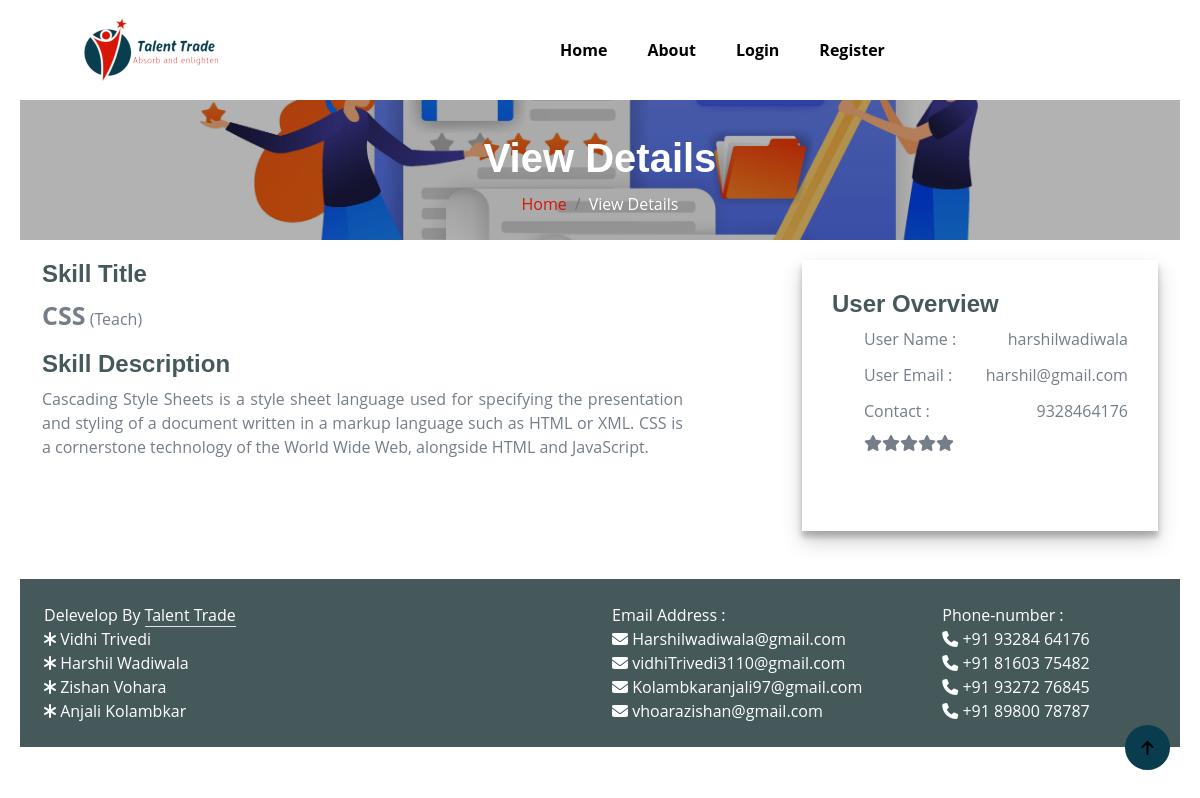
The app's page /view_details.php?skill_id=18&&user_id=6 with its own data.
### tables this page shows
CREATE TABLE `tbl_skill_master` (
  `skill_id` int(11) NOT NULL,
  `skill_title` varchar(255) NOT NULL,
  `skill_type` varchar(20) NOT NULL,
  `skill_image` varchar(500) NOT NULL,
  `skill_desc` text DEFAULT NULL,
  `user_id` int(11) NOT NULL,
  `status` int(11) DEFAULT 0,
  `created_date` timestamp NOT NULL DEFAULT current_timestamp() ON UPDATE current_timestamp()
);

CREATE TABLE `tbl_user_registration` (
  `id` int(11) NOT NULL,
  `unique_id` int(11) NOT NULL,
  `username` varchar(255) NOT NULL,
  `useremail` varchar(255) NOT NULL,
  `password` varchar(255) NOT NULL,
  `conffirm_password` varchar(255) NOT NULL,
  `contact` varchar(20) DEFAULT NULL,
  `status` int(11) NOT NULL,
  `login_status` varchar(255) NOT NULL,
  `gender` varchar(10) DEFAULT NULL,
  `profile` varchar(500) NOT NULL,
  `created_date` timestamp NOT NULL DEFAULT current_timestamp()
);

### view_details.php (the view, shortened to what this page needs)
<!DOCTYPE html>
<html lang="en">
<head>
    <link rel="stylesheet" href="https://cdnjs.cloudflare.com/ajax/libs/font-awesome/6.5.1/css/all.min.css" />
    <link href="css/bootstrap.min.css" rel="stylesheet">
    <link href="css/style.css" rel="stylesheet">
</head>
<body>
    <?php
    include('header.php');
    include('connection.php');
    $skill_id = $_GET['skill_id'];
    $user_id = $_GET['user_id'];
    $query = "SELECT * FROM tbl_skill_master WHERE user_id = $user_id AND skill_id = $skill_id";
    $result = mysqli_query($conn, $query);
    $query1 = "SELECT * from tbl_user_registration where id = '$user_id' and status = 0";
    $result1 = mysqli_query($conn, $query1);
    function calculateAverageRating($conn, $user_id, $skill_id)
    {
        $query = "SELECT AVG(rating) AS average_rating FROM tbl_review WHERE user_id = '$user_id' AND skill_id = '$skill_id'";
        $result = mysqli_query($conn, $query);
        $row = mysqli_fetch_assoc($result);
        return $row['average_rating'];
    }
    function printStarRating($averageRating)
    {
        $roundedRating = round($averageRating * 2) / 2;
        $totalStars = 5;
        $filledStars = floor($roundedRating);
        $halfStars = ceil($roundedRating - $filledStars);
        $emptyStars = $totalStars - $filledStars - $halfStars;
        for ($i = 0; $i < $emptyStars; $i++) {
            echo '<span class="fa fa-star"></span>';
        }
    }
    $averageRating = calculateAverageRating($conn, $user_id, $skill_id);
    ?>
    <div class="container-fluid page-header py-5" style="background: linear-gradient(rgba(0, 0, 0, 0.3), rgba(0, 0, 0, 0.3)), url(img/reg.jpg);position: relative;background-position: center center;background-repeat: no-repeat;background-size: cover;">
        <h1 class="text-center text-white display-6">View Details</h1>
        <ol class="breadcrumb justify-content-center mb-0">
            <li class="breadcrumb-item"><a href="index.php">Home</a></li>
            <li class="breadcrumb-item active text-white">View Details</li>
        </ol>
    </div>
    <div class="job-post-company pt-120 pb-120" style="margin-top:20px;">
        <div class="container">
            <div class="row justify-content-between">
                <?php
                if ($result) {
                    $row = mysqli_fetch_assoc($result);
                ?>
                    <div class="col-xl-7 col-lg-8">
                        <div class="job-post-details">
                            <div class="post-details1 mb-50">
                                <div class="small-section-tittle">
                                    <h4>Skill Title</h4>
                                </div>
                                <p><b style="font-size:25px;"><?php echo $row['skill_title']; ?></b> (<?php echo $row['skill_type']; ?>)</p>
                            </div>
                            <div class="post-details1 mb-50">
                                <div class="small-section-tittle">
                                    <h4>Skill Description</h4>
                                </div>
                                <p style="text-align:justify"><?php echo $row['skill_desc']; ?></p>
                            </div>
                        </div>
                    </div>
                <?php
                } else {
                    echo "Error: " . mysqli_error($conn);
                }
                ?>
                <div class="col-xl-4 col-lg-4">
                    <div class="post-details3 mb-50">
                        <div class="small-section-tittle">
                            <h4>User Overview</h4>
                        </div>
                        <?php
                        if ($result1) {
                            $row1 = mysqli_fetch_assoc($result1);
                        ?>
                            <ul>
                                <li>User Name : <span><?php echo $row1['username']; ?></span></li>
                                <li>User Email : <span><?php echo $row1['useremail']; ?></span></li>
                                <li>Contact : <span><?php echo $row1['contact']; ?></span></li>
                                <li style="justify-content:start;">
                                    <?php
                                    printStarRating($averageRating);
                                    ?>
                                </li>
                            </ul>
                        <?php } ?>
                    </div>
                </div>
            </div>
        </div>
    </div>
    <br>
    <br>
    <a href="#" class="btn btn-primary border-3  rounded-circle back-to-top"><i class="fa fa-arrow-up"></i></a>
    <?php include('footer.php'); ?>
</body>
</html>

### css/style.css (style rules this page uses)
.back-to-top { position: fixed; right: 30px; bottom: 30px; display: flex; width: 45px; height: 45px; align-items: center; justify-content: center; transition: 0.5s; z-index: 99; }
.btn { font-weight: 600; transition: .5s; }
.page-header { position: relative; background-position: center center; background-repeat: no-repeat; background-size: cover; }
@media (min-width: 992px) { .hero-header, .page-header { margin-top: 100px !important; } }
.post-details3 { padding: 30px 30px 30px 30px; box-shadow: 0 10px 20px rgba(0,0,0,0.19), 0 6px 6px rgba(0,0,0,0.23); }
.post-details3 ul li { display: flex; justify-content: space-between; margin-bottom: 12px }
.post-details3 ul li:last-child { margin-bottom: 50px }

### view_details.php (style rules this page uses)
body { margin: 20px; }
h1 { font-size: 1.5em; margin: 10px; }

### records on screen
tbl_skill_master: skill_title "CSS", skill_type "Teach", skill_desc "Cascading Style Sheets is a style sheet language used for specifying the presentation and styling of a document written in a markup language such as HTML or XML. CSS is a cornerstone technology of the World Wide Web, alongside HTML and JavaScript."
tbl_user_registration: username "harshilwadiwala", useremail "harshil@gmail.com", contact "9328464176"
